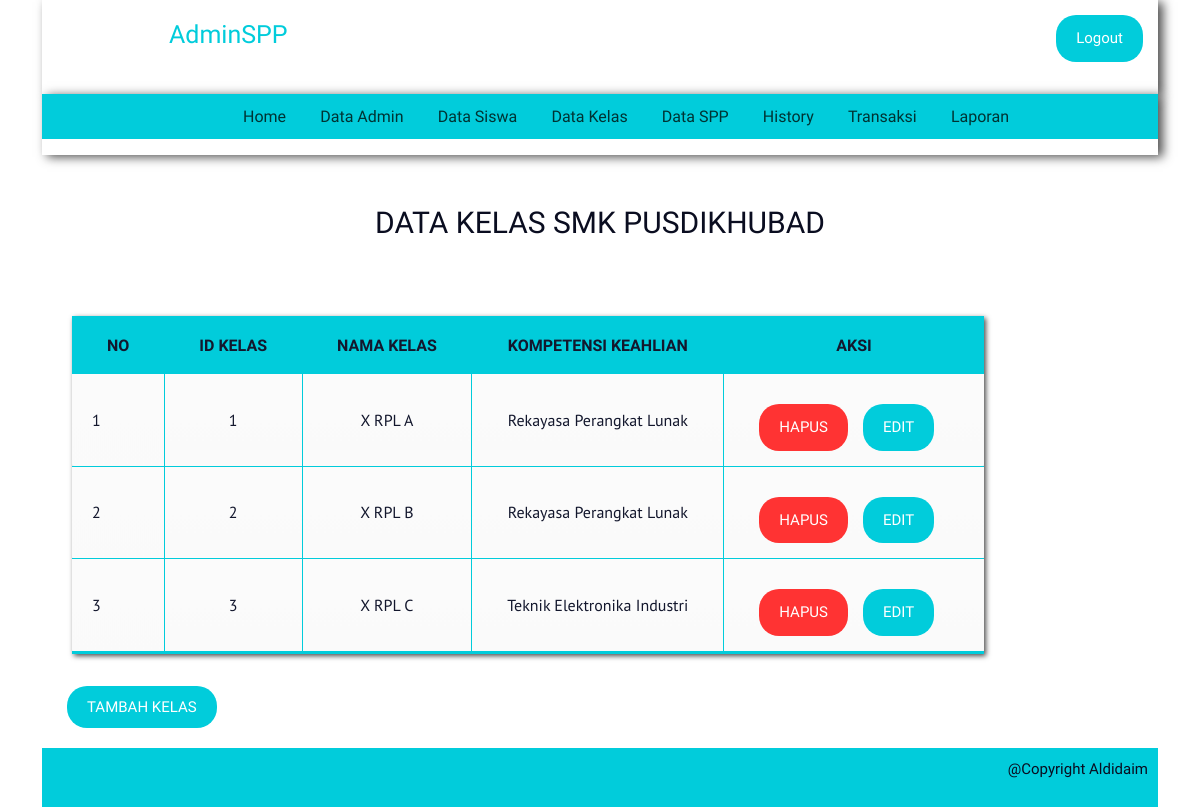
The app's page /admin/datakelas.php (signed in) with its own data.
### tables this page shows
CREATE TABLE `kelas` (
  `id_kelas` int(11) NOT NULL,
  `nama_kelas` varchar(10) NOT NULL,
  `kompetensi_keahlian` varchar(50) NOT NULL
);

### admin/datakelas.php (the view, shortened to what this page needs)
<?php
include '../koneksi.php';
include 'header.php';
?>
<div class="content-all">
	<h2> DATA KELAS SMK PUSDIKHUBAD</h2>
	<div class="tabel">
		<table cellspacing='0'>
			<thead>
				<tr>
					<th>NO</th>
					<th>ID KELAS</th>
					<th>NAMA KELAS</th>
					<th>KOMPETENSI KEAHLIAN</th>
					<th>AKSI</th>
				</tr>
			</thead>
			<?php
			$data = $konek->query("SELECT * FROM kelas ORDER BY id_kelas ASC");
			$i = 1;
			while ($dta = mysqli_fetch_assoc($data)) :
			?>
				<tbody>
					<tr>
						<td><?= $i; ?></td>
						<td><?= $dta['id_kelas'] ?></td>
						<td><?= $dta['nama_kelas'] ?></td>
						<td><?= $dta['kompetensi_keahlian'] ?></td>
						<td>
							<a class="edit" href="updateKLS.php?id_kelas=<?= $dta['id_kelas'] ?>">EDIT</a>
							<a class="hapus" href="hapusKLS.php?id_kelas=<?= $dta['id_kelas'] ?>" onclick="return confirm('apakah anda yakin menghapus data?')">HAPUS</a>
						</td>
					</tr>
				</tbody>
				<?php $i++; ?>
			<?php endwhile; ?>
		</table>
	</div>
	<a href="tambahKLS.php" class="tambah">TAMBAH KELAS</a>
</div>
<?php include '../footer.php';  ?>

### asset/style.css (style rules this page uses)
* { margin: 0; padding: 0; }
.content-all { width: 100%; margin-top: 15px; color: #01ccdb; margin-bottom: 30px; }
.content-all h2 { padding: 35px; font-family: viga; text-align: center; font-size: 30px; color: #0a0d20; }
.tambah { font-family: Viga; font-size: 15px; background: #01ccdb; color: white; border-radius: 20px; padding: 12px 20px; margin-top: 20px; margin-left: 25px; text-decoration: none; }
.tabel { margin-top: 10px; padding: 30px; margin-bottom: 10px; }
table { font-family: "PT Sans"; color: #13172d; background: #eaebec; border-bottom: #01ccdb 3px solid; box-shadow: 2px 2px 5px rgba(0, 0, 0, 0.7); text-align: center; }
table th { padding: 15px 35px; border-top: #01ccdb 3px solid; background: #01ccdb; font-family: Viga; }
table th:first-child { border-left: none; }
table tr { text-align: center; padding-left: 20px; }
table td:first-child { text-align: left; padding-left: 20px; border-left: 0; }
table td { padding: 15px 35px; border-top: 1px solid #01ccdb; border-bottom: 1px solid #01ccdb; border-left: 1px solid #01ccdb; background: #fafafa; background: -webkit-gradient( linear, left top, left bottom, from(#fbfbfb), to(#fafafa) ); background: -moz-linear-gradient(top, #fbfbfb, #fafafa); }
table tr:last-child td { border-bottom: 0; }
table tr:last-child td:first-child { -moz-border-radius-bottomleft: 3px; -webkit-border-bottom-left-radius: 3px; border-bottom-left-radius: 3px; }
table tr:last-child td:last-child { -moz-border-radius-bottomright: 3px; -webkit-border-bottom-right-radius: 3px; border-bottom-right-radius: 3px; }
.edit { font-family: Viga; font-size: 15px; background: #01ccdb; color: white; border-radius: 20px; padding: 12px 20px; margin-top: 15px; float: right; margin-right: 15px; }
.edit { text-decoration: none; }
.hapus { font-family: Viga; font-size: 15px; background: #ff3333; color: white; border-radius: 20px; padding: 12px 20px; margin-top: 15px; float: right; margin-right: 15px; }
.hapus { text-decoration: none; }

### records on screen
kelas: id_kelas "1", nama_kelas "X RPL A", kompetensi_keahlian "Rekayasa Perangkat Lunak"
kelas: id_kelas "2", nama_kelas "X RPL B", kompetensi_keahlian "Rekayasa Perangkat Lunak"
kelas: id_kelas "3", nama_kelas "X RPL C", kompetensi_keahlian "Teknik Elektronika Industri"
